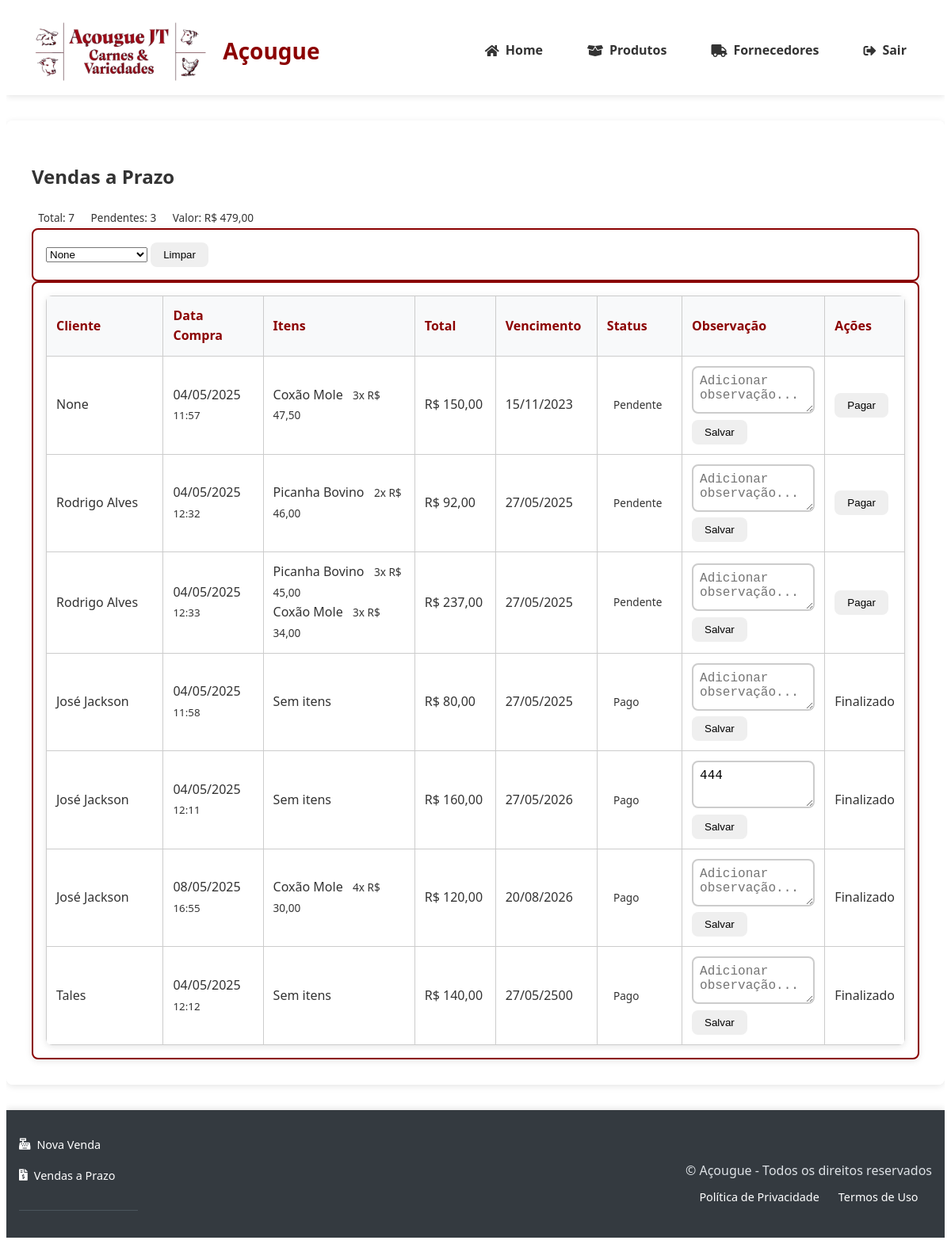
/vendas/listar_vendas_prazo (signed in), run on an earlier commit of the app's database.
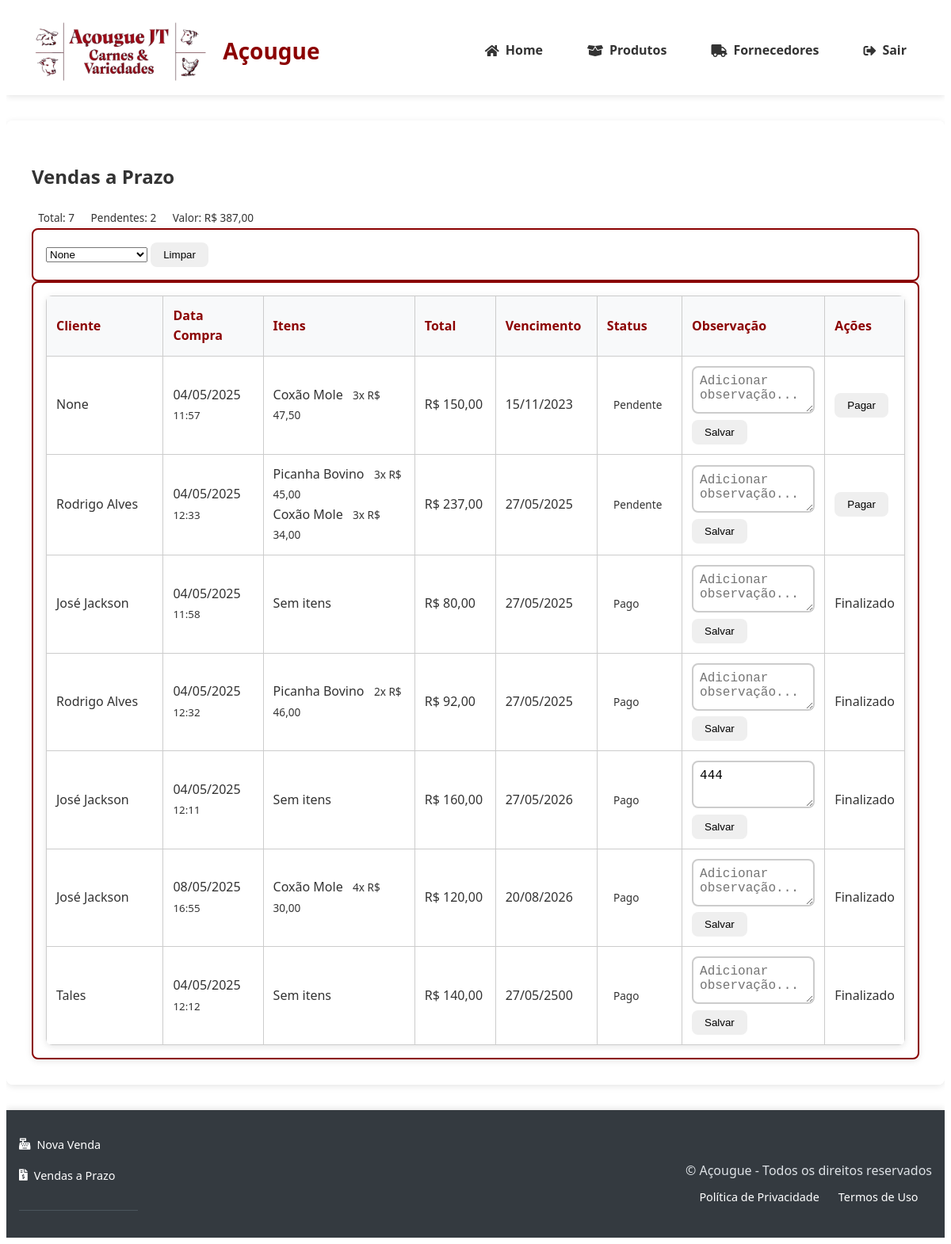
And on a later commit of the database.
### tables this page shows
CREATE TABLE venda_itens (
                id INTEGER PRIMARY KEY AUTOINCREMENT,
                venda_id TEXT NOT NULL REFERENCES vendas(id),
                produto_id INTEGER NOT NULL REFERENCES produtos(id),
                quantidade INTEGER NOT NULL,
                preco_unitario DECIMAL(10,2) NOT NULL
            );

CREATE TABLE produtos (
                id INTEGER PRIMARY KEY AUTOINCREMENT,
                nome TEXT NOT NULL,
                descricao TEXT,
                categoria TEXT NOT NULL,
                preco DECIMAL(10,2) NOT NULL,
                quantidade INTEGER NOT NULL,
                estoque_minimo INTEGER DEFAULT 0,
                codigo_barras TEXT UNIQUE,
                foto TEXT,
                fornecedor_id INTEGER REFERENCES fornecedores(id) ON DELETE SET NULL,
                data_validade DATE,
                created_at TIMESTAMP DEFAULT CURRENT_TIMESTAMP,
                updated_at TIMESTAMP DEFAULT CURRENT_TIMESTAMP,
                tipo_venda TEXT NOT NULL DEFAULT 'unidade'
            );

CREATE TABLE vendas (
                id TEXT PRIMARY KEY,
                data TIMESTAMP DEFAULT CURRENT_TIMESTAMP,
                cliente_cpf TEXT,
                cliente_nome TEXT,  
                total DECIMAL(10,2) NOT NULL,
                metodo_pagamento TEXT NOT NULL,
                usuario_id INTEGER NOT NULL REFERENCES users(id) ON DELETE CASCADE,
                status_pagamento TEXT NOT NULL DEFAULT 'pago',
                data_vencimento DATE,
                observacao TEXT
            );

### app.py (the view)
@app.route('/vendas/listar_vendas_prazo')
@login_required
@role_required('gerente')
def listar_vendas_prazo():
    letra_filter = request.args.get('letra', '').upper()
    cliente_filter = request.args.get('cliente_filter')  # Novo filtro
    with get_db_connection() as conn:
        cursor = conn.cursor()
        cursor.execute("""
            SELECT DISTINCT cliente_nome
            FROM vendas
            WHERE metodo_pagamento = 'pagamento_prazo'
            ORDER BY cliente_nome
        """)
        clientes = [row['cliente_nome'] for row in cursor.fetchall()]
        base_query = '''
            SELECT
                v.id,
                v.cliente_nome,
                v.data,
                v.total,
                v.status_pagamento,
                v.data_vencimento,
                v.observacao,
                p.nome as produto_nome,
                vi.quantidade,
                vi.preco_unitario
            FROM vendas v
            LEFT JOIN venda_itens vi ON v.id = vi.venda_id
            LEFT JOIN produtos p ON vi.produto_id = p.id
            WHERE v.metodo_pagamento = 'pagamento_prazo'
        '''
        params = []
        if cliente_filter:
            base_query += " AND v.cliente_nome = ?"
            params.append(cliente_filter)
        elif letra_filter and len(letra_filter) == 1:
            base_query += " AND v.cliente_nome LIKE ?"
            params.append(f"{letra_filter}%")
        base_query += '''
            ORDER BY
                CASE WHEN v.status_pagamento = 'pendente' THEN 0 ELSE 1 END,
                v.data_vencimento ASC,
                v.cliente_nome ASC
        '''
        cursor.execute(base_query, params)
        rows = cursor.fetchall()
    vendas_dict = defaultdict(lambda: {
        'id': None,
        'cliente_nome': '',
        'data': None,
        'total': 0,
        'status_pagamento': '',
        'data_vencimento': None,
        'observacao': '',
        'vencida': False,
        'itens': []
    })
    hoje = datetime.now().date()
    for row in rows:
        venda_id = row['id']
        data = datetime.strptime(row['data'], '%Y-%m-%d %H:%M:%S') if row['data'] else None
        data_vencimento = datetime.strptime(row['data_vencimento'], '%Y-%m-%d').date() if row['data_vencimento'] else None
        vencida = (
            row['status_pagamento'] == 'pendente' and
            data_vencimento and
            data_vencimento < hoje
        )
        vendas_dict[venda_id].update({
            'id': venda_id,
            'cliente_nome': row['cliente_nome'],
            'data': data,
            'total': row['total'],
            'status_pagamento': row['status_pagamento'],
            'data_vencimento': data_vencimento,
            'observacao': row['observacao'],
            'vencida': vencida
        })
        if row['produto_nome']:
            vendas_dict[venda_id]['itens'].append({
                'nome': row['produto_nome'],
                'quantidade': row['quantidade'],
                'preco_unitario': row['preco_unitario']
            })
    vendas = list(vendas_dict.values())
    total_vendas = len(vendas)
    total_pendentes = sum(1 for v in vendas if v['status_pagamento'] == 'pendente')
    total_valor_pendente = sum(v['total'] for v in vendas if v['status_pagamento'] == 'pendente')
    return render_template(
        'vendas/listar_vendas_prazo.html',
        vendas=vendas,
        total_vendas=total_vendas,
        total_pendentes=total_pendentes,
        total_valor_pendente=total_valor_pendente,
        clientes=clientes
    )

### templates/vendas/listar_vendas_prazo.html (shortened to what this page needs)
{% extends 'base.html' %}
{% block content %}
<div class="container-fluid px-4">
    <div class="d-flex justify-content-between align-items-center mb-4">
        <h2 class="mb-0">Vendas a Prazo</h2>
        <div class="total-info d-flex gap-2">
            <span class="badge bg-primary fs-6">Total: {{ total_vendas }}</span>
            <span class="badge bg-warning text-dark fs-6">Pendentes: {{ total_pendentes }}</span>
            <span class="badge bg-danger fs-6">Valor: {{ total_valor_pendente|format_currency }}</span>
        </div>
    </div>
    <div class="card mb-4 shadow-sm">
        <div class="card-body py-2">
            <form method="GET" action="{{ url_for('listar_vendas_prazo') }}">
                <div class="input-group">
                    <select name="cliente_filter"
                            class="form-select"
                            onchange="this.form.submit()"
                            title="Filtrar por cliente específico">
                        {% for cliente in clientes %}
                            <option value="{{ cliente }}"
                                {% if request.args.get('cliente_filter') == cliente %}selected{% endif %}>
                                {{ cliente }}
                            </option>
                        {% endfor %}
                    </select>
                    <button type="button"
                            class="btn btn-outline-secondary"
                            onclick="this.form.cliente_filter.value=''; this.form.submit()"
                            title="Remover filtro de cliente">
                        Limpar
                    </button>
                </div>
            </form>
        </div>
    </div>
    <div class="card shadow-lg">
        <div class="card-body p-0">
            <div class="table-responsive">
                <table class="table table-hover align-middle mb-0">
                    <thead class="table-light">
                        <tr>
                            <th style="width: 15%">Cliente</th>
                            <th style="width: 12%">Data Compra</th>
                            <th style="width: 20%">Itens</th>
                            <th class="text-end" style="width: 10%">Total</th>
                            <th style="width: 12%">Vencimento</th>
                            <th style="width: 10%">Status</th>
                            <th style="width: 18%">Observação</th>
                            <th style="width: 13%">Ações</th>
                        </tr>
                    </thead>
                    <tbody>
                        {% for venda in vendas %}
                        <tr class="{% if venda.vencida %}table-warning{% endif %}">
                            <td class="fw-semibold">{{ venda.cliente_nome }}</td>
                            <td>
                                <div class="text-secondary">
                                    {{ venda.data.strftime('%d/%m/%Y') if venda.data else '-' }}
                                </div>
                                <small class="text-muted">
                                    {{ venda.data.strftime('%H:%M') if venda.data else '' }}
                                </small>
                            </td>
                            <td>
                                {% if venda.itens %}
                                <div class="d-flex flex-column gap-1">
                                    {% for item in venda.itens %}
                                    <div class="d-flex justify-content-between">
                                        <span class="text-truncate" style="max-width: 120px">{{ item.nome }}</span>
                                        <span class="badge bg-light text-dark">
                                            {{ item.quantidade }}x {{ item.preco_unitario|format_currency }}
                                        </span>
                                    </div>
                                    {% endfor %}
                                </div>
                                {% else %}
                                <span class="text-muted fst-italic">Sem itens</span>
                                {% endif %}
                            </td>
                            <td class="text-end fw-bold text-success">
                                {{ venda.total|format_currency }}
                            </td>
                            <td>
                                <div class="d-flex align-items-center gap-1">
                                    {{ venda.data_vencimento.strftime('%d/%m/%Y') if venda.data_vencimento else '-' }}
                                </div>
                            </td>
                            <td>
                                <span class="badge rounded-pill bg-{% if venda.status_pagamento == 'pendente' %}warning{% else %}success{% endif %}">
                                    {{ 'Pendente' if venda.status_pagamento == 'pendente' else 'Pago' }}
                                </span>
                            </td>
                            <td>
                                <form method="POST" action="{{ url_for('adicionar_observacao_venda_prazo', venda_id=venda.id) }}">
                                    <div class="input-group">
                                        <textarea name="observacao"
                                                  class="form-control form-control-sm"
                                                  rows="2"
                                                  placeholder="Adicionar observação..."
                                                  style="min-height: 60px">{{ venda.observacao or '' }}</textarea>
                                    </div>
                                    <button type="submit" class="btn btn-sm btn-primary mt-1 w-100">
                                        Salvar
                                    </button>
                                </form>
                            </td>
                            <td class="text-center">
                                {% if venda.status_pagamento == 'pendente' %}
                                <form method="POST" action="{{ url_for('pagar_venda_prazo', venda_id=venda.id) }}">
                                    <button type="submit" class="btn btn-sm btn-success w-100">
                                        Pagar
                                    </button>
                                </form>
                                {% else %}
                                <span class="text-muted small">Finalizado</span>
                                {% endif %}
                            </td>
                        </tr>
                        {% endfor %}
                    </tbody>
                </table>
            </div>
        </div>
    </div>
</div>
{% endblock %}

### templates/base.html (shortened to what this page needs)
<!DOCTYPE html>
<html lang="pt-BR">
<head>
    <link rel="stylesheet" href="{{ url_for('static', filename='styles.css') }}">
    <link rel="stylesheet" href="https://cdnjs.cloudflare.com/ajax/libs/font-awesome/5.15.4/css/all.min.css">
</head>
<body>
    <header class="header-main">
        <div class="header-brand">
            <img src="{{ url_for('static', filename='img/logo-acougue.png') }}" alt="Logo Açougue" class="logo">
            <h1 class="site-title">Açougue</h1>
        </div>
        <nav class="main-nav">
            <a href="{{ url_for('index') }}" class="nav-link">
                <i class="fas fa-home"></i> Home
            </a>
            <a href="{{ url_for('listar_produtos') }}" class="nav-link"><i class="fas fa-box-open"></i> Produtos</a>
            <a href="{{ url_for('listar_fornecedores') }}" class="nav-link"><i class="fas fa-truck"></i> Fornecedores</a>
            <a href="{{ url_for('logout') }}" class="nav-link btn-danger"><i class="fas fa-sign-out-alt"></i> Sair</a>
        </nav>
    </header>
    <main class="container main-content">
        {% block content %}{% endblock %}
    </main>
    <footer class="main-footer">
        <div class="footer-content">
            <div class="footer-nav-links">
                <a href="{{ url_for('nova_venda') }}" class="footer-link">
                    <i class="fas fa-cash-register"></i> Nova Venda
                </a>
                <a href="{{ url_for('listar_vendas_prazo') }}" class="footer-link">
                    <i class="fas fa-file-invoice-dollar"></i> Vendas a Prazo
                </a>
            </div>
            <div class="footer-legal">
                <p class="copyright">&copy; {{ current_year }} Açougue - Todos os direitos reservados</p>
                <div class="footer-links">
                    <a href="#" class="footer-link">Política de Privacidade</a>
                    <a href="#" class="footer-link">Termos de Uso</a>
                </div>
            </div>
        </div>
    </footer>
</body>
</html>

What changed in the data, as far as the page shows it:
shown differently, row unchanged: venda_itens (number 4 of 5 on the later page): text "Pagar" → "Finalizado"; moves down the list
changed vendas (number 4 of 7 on the later page): status_pagamento "Pendente" → "Pago"
Also different on the page:
{{ total_pendentes }}: "3" → "2"
{{ total_valor_pendente|format_currency }}: "R$ 479,00" → "R$ 387,00"
